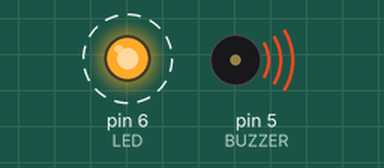
This sketch was run on a simulated Arduino Uno, built with avr-gcc and run on an emulated ATmega328P. Shown: output pins drawn as LEDs (lit = HIGH), buzzer (waves = sounding). Dashed ring = blinking.

Above: at 0.12 s.
Timing chart, 0 to 3.0 s (numbered marks = the images above):
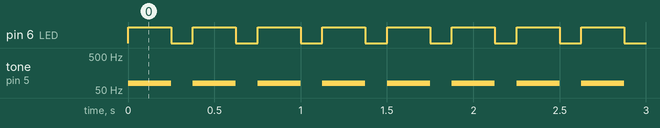

Measured:
- by itself, pin 6 (LED): alternates HIGH for 0.25 s and LOW for 0.13 s
- by itself, tone on pin 5 (BUZZER): alternates 80 Hz for 0.25 s and silent for 0.13 s

The sketch:

alarm_nov06b.ino
```cpp
// Red LED, Button and Buzzer - Arduino Grove Sensor Kit with Arduino Uno R3
// Author: Hamberfim

// define connection to digital pins
#define button 4  // connect to pin D4
#define BUZZER 5  // connect to pin D5
#define LED 6  // connect to pin D6

// instantiate an integer variable for reading the pushbutton status
int button_state = 0;

void setup() {
  // put your setup code here, to run once:
  // initialize the buzzer pin as OUTPUT
  pinMode(BUZZER, OUTPUT);

  // initialize the LED pin as OUTPUT
  pinMode(LED, OUTPUT);
}

void loop() {
  // put your main code here, to run repeatedly:
  tone(BUZZER, 80);  // to the voltage to somewhat high to make a sound
  digitalWrite(LED, HIGH);  // set output to high(on)
  delay(250);

  noTone(BUZZER);  // set the voltage low to turn off sound
  digitalWrite(LED, LOW);  // set output to low(off)
  delay(125);

}
```
